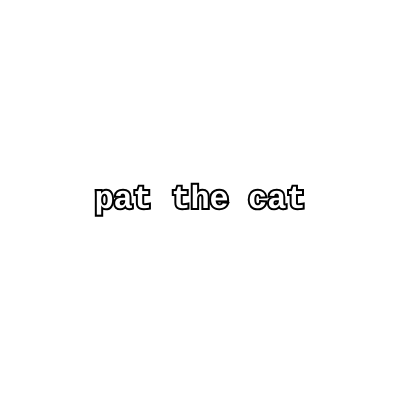
Frame 1 (no input)
Frame 60 (no input): identical to frame 1, image omitted
Frame 120 (the mouse pressed at the canvas centre since frame 60): identical to frame 1, image omitted

The p5.js sketch that drew this single still picture (run headless with seeded random() and noise() and a simulated clock; from frame 60 on, the mouse is pressed at the canvas centre):

// p5.js sketch
// ── sketch.js
let counter = 0; 
let countInterval;


function setup() {
  createCanvas(400, 400);
  background(255);
  showText();
  setTimeout(background, 2000, 255);
  setTimeout(cat, 2000, width/2, height/2, 100);
}

function draw() {
  if (mouseX < width/2 + 50 && mouseY < width/2 + 50 && mouseX > width/2 - 50 && mouseY > width/2 - 50) {
    cursor('grab');
  }else{
    cursor(ARROW);
  }
}

function showText(){
  textStyle(BOLD);
  textFont('Courier New');
  textSize(32);
  fill(255);
  stroke(0);
  strokeWeight(4);
  textAlign(CENTER, CENTER);
  text('pat the cat', width/2, height/2);
}

function heart(){
  x = random(0, width);
  y = random(0, height);
  size = random(20, 40);
  
  noStroke();
  
  fill(255, 161, 153);
  
  circle(x-(size/4), y, size/2);
  circle(x+(size/4), y, size/2);
  triangle(x, y+size/1.5, x+(size/2), y+2, x-(size/2), y+2);

  counter++;
  if (counter > 5){
    clearInterval(countInterval);
    counter = 0;
  }
}

function cat(x, y, size){
  noStroke();
  fill(0);
  circle(x, y, size);
  triangle(x-size/2, y-size/1.5, x+(size/2), y+2, x-(size/2), y+2);
  triangle(x+size/2, y-size/1.5, x+(size/2), y+2, x-(size/2), y+2);
  fill(255);
  circle(x+size/4, y, size/4);
  circle(x-size/4, y, size/4);
  fill(0);
  circle(x+size/4, y, size/6);
  circle(x-size/4, y, size/6);
}

function mousePressed(){
  if ((mouseX < width/2 + 50 && mouseY < width/2 + 50 && mouseX > width/2 - 50 && mouseY > width/2 - 50)){
    countInterval = setInterval(heart, 2000);
  }
}
